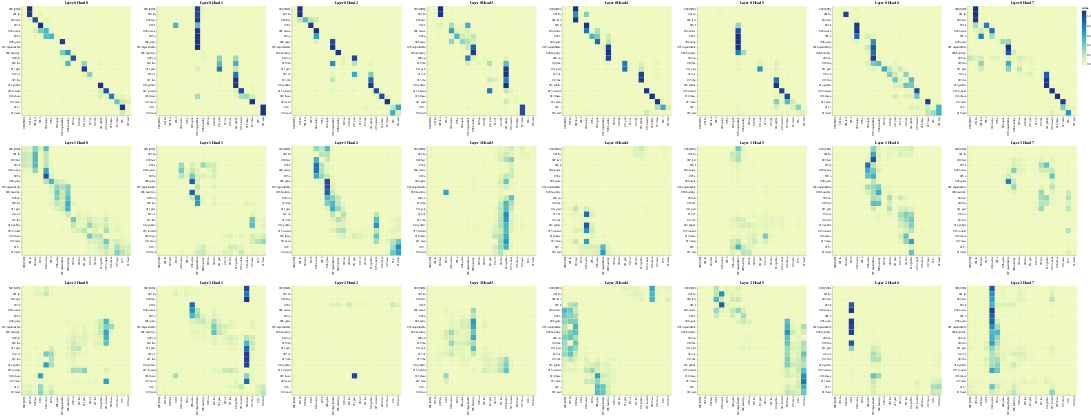

This figure's notebook cell:
### Code cell
layers = [i for i in range(3)]
heads = [i for i in range(8)]

get_all_attention_maps("encoder", layers, heads, encoder_input_tokens, encoder_input_tokens, min(20, sentence_len))

### Figure 1 — Vega-Lite specification as saved in the notebook (floating-point values rounded to 4 significant figures; data arrays with more than 128 entries replaced by an {"elided": "..."} marker saying what was removed)
{"config": {"view": {"continuousWidth": 300, "continuousHeight": 300}}, "vconcat": [{"hconcat": [{"data": {"name": "data-9be5828c3cb4a0646a7dee60ea849984"}, "mark": {"type": "rect"}, "encoding": {"color": {"field": "value", "type": "quantitative"}, "tooltip": [{"field": "row", "type": "quantitative"}, {"field": "column", "type": "quantitative"}, {"field": "value", "type": "quantitative"}, {"field": "row_token", "type": "nominal"}, {"field": "col_token", "type": "nominal"}], "x": {"axis": {"title": ""}, "field": "col_token", "type": "nominal"}, "y": {"axis": {"title": ""}, "field": "row_token", "type": "nominal"}}, "height": 400, "name": "view_1", "title": "Layer 0 Head 0", "width": 400}, {"data": {"name": "data-55c2242b60ca8e63addbcc1e75983efb"}, "mark": {"type": "rect"}, "encoding": {"color": {"field": "value", "type": "quantitative"}, "tooltip": [{"field": "row", "type": "quantitative"}, {"field": "column", "type": "quantitative"}, {"field": "value", "type": "quantitative"}, {"field": "row_token", "type": "nominal"}, {"field": "col_token", "type": "nominal"}], "x": {"axis": {"title": ""}, "field": "col_token", "type": "nominal"}, "y": {"axis": {"title": ""}, "field": "row_token", "type": "nominal"}}, "height": 400, "name": "view_2", "title": "Layer 0 Head 1", "width": 400}, {"data": {"name": "data-18baba676597d5b23a2edcb272659652"}, "mark": {"type": "rect"}, "encoding": {"color": {"field": "value", "type": "quantitative"}, "tooltip": [{"field": "row", "type": "quantitative"}, {"field": "column", "type": "quantitative"}, {"field": "value", "type": "quantitative"}, {"field": "row_token", "type": "nominal"}, {"field": "col_token", "type": "nominal"}], "x": {"axis": {"title": ""}, "field": "col_token", "type": "nominal"}, "y": {"axis": {"title": ""}, "field": "row_token", "type": "nominal"}}, "height": 400, "name": "view_3", "title": "Layer 0 Head 2", "width": 400}, {"data": {"name": "data-9af9c30cd013261227567f88e602797f"}, "mark": {"type": "rect"}, "encoding": {"color": {"field": "value", "type": "quantitative"}, "tooltip": [{"field": "row", "type": "quantitative"}, {"field": "column", "type": "quantitative"}, {"field": "value", "type": "quantitative"}, {"field": "row_token", "type": "nominal"}, {"field": "col_token", "type": "nominal"}], "x": {"axis": {"title": ""}, "field": "col_token", "type": "nominal"}, "y": {"axis": {"title": ""}, "field": "row_token", "type": "nominal"}}, "height": 400, "name": "view_4", "title": "Layer 0 Head 3", "width": 400}, {"data": {"name": "data-074b59f8fa7f8d1eec39fd2614c0d445"}, "mark": {"type": "rect"}, "encoding": {"color": {"field": "value", "type": "quantitative"}, "tooltip": [{"field": "row", "type": "quantitative"}, {"field": "column", "type": "quantitative"}, {"field": "value", "type": "quantitative"}, {"field": "row_token", "type": "nominal"}, {"field": "col_token", "type": "nominal"}], "x": {"axis": {"title": ""}, "field": "col_token", "type": "nominal"}, "y": {"axis": {"title": ""}, "field": "row_token", "type": "nominal"}}, "height": 400, "name": "view_5", "title": "Layer 0 Head 4", "width": 400}, {"data": {"name": "data-875934ef761b5bc328f1c326248c9fea"}, "mark": {"type": "rect"}, "encoding": {"color": {"field": "value", "type": "quantitative"}, "tooltip": [{"field": "row", "type": "quantitative"}, {"field": "column", "type": "quantitative"}, {"field": "value", "type": "quantitative"}, {"field": "row_token", "type": "nominal"}, {"field": "col_token", "type": "nominal"}], "x": {"axis": {"title": ""}, "field": "col_token", "type": "nominal"}, "y": {"axis": {"title": ""}, "field": "row_token", "type": "nominal"}}, "height": 400, "name": "view_6", "title": "Layer 0 Head 5", "width": 400}, {"data": {"name": "data-ad782549f395bd07fea73397d3bbdaad"}, "mark": {"type": "rect"}, "encoding": {"color": {"field": "value", "type": "quantitative"}, "tooltip": [{"field": "row", "type": "quantitative"}, {"field": "column", "type": "quantitative"}, {"field": "value", "type": "quantitative"}, {"field": "row_token", "type": "nominal"}, {"field": "col_token", "type": "nominal"}], "x": {"axis": {"title": ""}, "field": "col_token", "type": "nominal"}, "y": {"axis": {"title": ""}, "field": "row_token", "type": "nominal"}}, "height": 400, "name": "view_7", "title": "Layer 0 Head 6", "width": 400}, {"data": {"name": "data-87d443ad5b9d3cd3acf65b5f5d14e964"}, "mark": {"type": "rect"}, "encoding": {"color": {"field": "value", "type": "quantitative"}, "tooltip": [{"field": "row", "type": "quantitative"}, {"field": "column", "type": "quantitative"}, {"field": "value", "type": "quantitative"}, {"field": "row_token", "type": "nominal"}, {"field": "col_token", "type": "nominal"}], "x": {"axis": {"title": ""}, "field": "col_token", "type": "nominal"}, "y": {"axis": {"title": ""}, "field": "row_token", "type": "nominal"}}, "height": 400, "name": "view_8", "title": "Layer 0 Head 7", "width": 400}]}, {"hconcat": [{"data": {"name": "data-de6d5ab575a30a314c820a416b03c526"}, "mark": {"type": "rect"}, "encoding": {"color": {"field": "value", "type": "quantitative"}, "tooltip": [{"field": "row", "type": "quantitative"}, {"field": "column", "type": "quantitative"}, {"field": "value", "type": "quantitative"}, {"field": "row_token", "type": "nominal"}, {"field": "col_token", "type": "nominal"}], "x": {"axis": {"title": ""}, "field": "col_token", "type": "nominal"}, "y": {"axis": {"title": ""}, "field": "row_token", "type": "nominal"}}, "height": 400, "name": "view_9", "title": "Layer 1 Head 0", "width": 400}, {"data": {"name": "data-3d10852e8cccc5f06b0f87c6329ff1a1"}, "mark": {"type": "rect"}, "encoding": {"color": {"field": "value", "type": "quantitative"}, "tooltip": [{"field": "row", "type": "quantitative"}, {"field": "column", "type": "quantitative"}, {"field": "value", "type": "quantitative"}, {"field": "row_token", "type": "nominal"}, {"field": "col_token", "type": "nominal"}], "x": {"axis": {"title": ""}, "field": "col_token", "type": "nominal"}, "y": {"axis": {"title": ""}, "field": "row_token", "type": "nominal"}}, "height": 400, "name": "view_10", "title": "Layer 1 Head 1", "width": 400}, {"data": {"name": "data-45c38190d9d6de77963f93fbc9cd1b52"}, "mark": {"type": "rect"}, "encoding": {"color": {"field": "value", "type": "quantitative"}, "tooltip": [{"field": "row", "type": "quantitative"}, {"field": "column", "type": "quantitative"}, {"field": "value", "type": "quantitative"}, {"field": "row_token", "type": "nominal"}, {"field": "col_token", "type": "nominal"}], "x": {"axis": {"title": ""}, "field": "col_token", "type": "nominal"}, "y": {"axis": {"title": ""}, "field": "row_token", "type": "nominal"}}, "height": 400, "name": "view_11", "title": "Layer 1 Head 2", "width": 400}, {"data": {"name": "data-d7c3fb20ee3d90380d18155ec3aeeef4"}, "mark": {"type": "rect"}, "encoding": {"color": {"field": "value", "type": "quantitative"}, "tooltip": [{"field": "row", "type": "quantitative"}, {"field": "column", "type": "quantitative"}, {"field": "value", "type": "quantitative"}, {"field": "row_token", "type": "nominal"}, {"field": "col_token", "type": "nominal"}], "x": {"axis": {"title": ""}, "field": "col_token", "type": "nominal"}, "y": {"axis": {"title": ""}, "field": "row_token", "type": "nominal"}}, "height": 400, "name": "view_12", "title": "Layer 1 Head 3", "width": 400}, {"data": {"name": "data-6981d249de42d3a3d1fe92a399312923"}, "mark": {"type": "rect"}, "encoding": {"color": {"field": "value", "type": "quantitative"}, "tooltip": [{"field": "row", "type": "quantitative"}, {"field": "column", "type": "quantitative"}, {"field": "value", "type": "quantitative"}, {"field": "row_token", "type": "nominal"}, {"field": "col_token", "type": "nominal"}], "x": {"axis": {"title": ""}, "field": "col_token", "type": "nominal"}, "y": {"axis": {"title": ""}, "field": "row_token", "type": "nominal"}}, "height": 400, "name": "view_13", "title": "Layer 1 Head 4", "width": 400}, {"data": {"name": "data-38b8c4fbdac45f3a26934206cd9200cd"}, "mark": {"type": "rect"}, "encoding": {"color": {"field": "value", "type": "quantitative"}, "tooltip": [{"field": "row", "type": "quantitative"}, {"field": "column", "type": "quantitative"}, {"field": "value", "type": "quantitative"}, {"field": "row_token", "type": "nominal"}, {"field": "col_token", "type": "nominal"}], "x": {"axis": {"title": ""}, "field": "col_token", "type": "nominal"}, "y": {"axis": {"title": ""}, "field": "row_token", "type": "nominal"}}, "height": 400, "name": "view_14", "title": "Layer 1 Head 5", "width": 400}, {"data": {"name": "data-0e43cf68d2fb444eb5e4cf7c333ef8bb"}, "mark": {"type": "rect"}, "encoding": {"color": {"field": "value", "type": "quantitative"}, "tooltip": [{"field": "row", "type": "quantitative"}, {"field": "column", "type": "quantitative"}, {"field": "value", "type": "quantitative"}, {"field": "row_token", "type": "nominal"}, {"field": "col_token", "type": "nominal"}], "x": {"axis": {"title": ""}, "field": "col_token", "type": "nominal"}, "y": {"axis": {"title": ""}, "field": "row_token", "type": "nominal"}}, "height": 400, "name": "view_15", "title": "Layer 1 Head 6", "width": 400}, {"data": {"name": "data-41e1339128c756888fdedd57aac6ba0a"}, "mark": {"type": "rect"}, "encoding": {"color": {"field": "value", "type": "quantitative"}, "tooltip": [{"field": "row", "type": "quantitative"}, {"field": "column", "type": "quantitative"}, {"field": "value", "type": "quantitative"}, {"field": "row_token", "type": "nominal"}, {"field": "col_token", "type": "nominal"}], "x": {"axis": {"title": ""}, "field": "col_token", "type": "nominal"}, "y": {"axis": {"title": ""}, "field": "row_token", "type": "nominal"}}, "height": 400, "name": "view_16", "title": "Layer 1 Head 7", "width": 400}]}, {"hconcat": [{"data": {"name": "data-94a8c3117006102dec268b3ecfee9946"}, "mark": {"type": "rect"}, "encoding": {"color": {"field": "value", "type": "quantitative"}, "tooltip": [{"field": "row", "type": "quantitative"}, {"field": "column", "type": "quantitative"}, {"field": "value", "type": "quantitative"}, {"field": "row_token", "type": "nominal"}, {"field": "col_token", "type": "nominal"}], "x": {"axis": {"title": ""}, "field": "col_token", "type": "nominal"}, "y": {"axis": {"title": ""}, "field": "row_token", "type": "nominal"}}, "height": 400, "name": "view_17", "title": "Layer 2 Head 0", "width": 400}, {"data": {"name": "data-a705444216dd768d407d94ea9077b37d"}, "mark": {"type": "rect"}, "encoding": {"color": {"field": "value", "type": "quantitative"}, "tooltip": [{"field": "row", "type": "quantitative"}, {"field": "column", "type": "quantitative"}, {"field": "value", "type": "quantitative"}, {"field": "row_token", "type": "nominal"}, {"field": "col_token", "type": "nominal"}], "x": {"axis": {"title": ""}, "field": "col_token", "type": "nominal"}, "y": {"axis": {"title": ""}, "field": "row_token", "type": "nominal"}}, "height": 400, "name": "view_18", "title": "Layer 2 Head 1", "width": 400}, {"data": {"name": "data-742032e833a2b65e3787e891843f1121"}, "mark": {"type": "rect"}, "encoding": {"color": {"field": "value", "type": "quantitative"}, "tooltip": [{"field": "row", "type": "quantitative"}, {"field": "column", "type": "quantitative"}, {"field": "value", "type": "quantitative"}, {"field": "row_token", "type": "nominal"}, {"field": "col_token", "type": "nominal"}], "x": {"axis": {"title": ""}, "field": "col_token", "type": "nominal"}, "y": {"axis": {"title": ""}, "field": "row_token", "type": "nominal"}}, "height": 400, "name": "view_19", "title": "Layer 2 Head 2", "width": 400}, {"data": {"name": "data-4ad6052a0c085ba13b9921e4d807b247"}, "mark": {"type": "rect"}, "encoding": {"color": {"field": "value", "type": "quantitative"}, "tooltip": [{"field": "row", "type": "quantitative"}, {"field": "column", "type": "quantitative"}, {"field": "value", "type": "quantitative"}, {"field": "row_token", "type": "nominal"}, {"field": "col_token", "type": "nominal"}], "x": {"axis": {"title": ""}, "field": "col_token", "type": "nominal"}, "y": {"axis": {"title": ""}, "field": "row_token", "type": "nominal"}}, "height": 400, "name": "view_20", "title": "Layer 2 Head 3", "width": 400}, {"data": {"name": "data-7a15f32d743911632ff3581ce5f22293"}, "mark": {"type": "rect"}, "encoding": {"color": {"field": "value", "type": "quantitative"}, "tooltip": [{"field": "row", "type": "quantitative"}, {"field": "column", "type": "quantitative"}, {"field": "value", "type": "quantitative"}, {"field": "row_token", "type": "nominal"}, {"field": "col_token", "type": "nominal"}], "x": {"axis": {"title": ""}, "field": "col_token", "type": "nominal"}, "y": {"axis": {"title": ""}, "field": "row_token", "type": "nominal"}}, "height": 400, "name": "view_21", "title": "Layer 2 Head 4", "width": 400}, {"data": {"name": "data-c8f023b2ad25ec0e9013ae0ac688ea29"}, "mark": {"type": "rect"}, "encoding": {"color": {"field": "value", "type": "quantitative"}, "tooltip": [{"field": "row", "type": "quantitative"}, {"field": "column", "type": "quantitative"}, {"field": "value", "type": "quantitative"}, {"field": "row_token", "type": "nominal"}, {"field": "col_token", "type": "nominal"}], "x": {"axis": {"title": ""}, "field": "col_token", "type": "nominal"}, "y": {"axis": {"title": ""}, "field": "row_token", "type": "nominal"}}, "height": 400, "name": "view_22", "title": "Layer 2 Head 5", "width": 400}, {"data": {"name": "data-4c2343471104cfcba52ee80b60c0ca7b"}, "mark": {"type": "rect"}, "encoding": {"color": {"field": "value", "type": "quantitative"}, "tooltip": [{"field": "row", "type": "quantitative"}, {"field": "column", "type": "quantitative"}, {"field": "value", "type": "quantitative"}, {"field": "row_token", "type": "nominal"}, {"field": "col_token", "type": "nominal"}], "x": {"axis": {"title": ""}, "field": "col_token", "type": "nominal"}, "y": {"axis": {"title": ""}, "field": "row_token", "type": "nominal"}}, "height": 400, "name": "view_23", "title": "Layer 2 Head 6", "width": 400}, {"data": {"name": "data-697012c333d00a9e15ab2dd808c8bc84"}, "mark": {"type": "rect"}, "encoding": {"color": {"field": "value", "type": "quantitative"}, "tooltip": [{"field": "row", "type": "quantitative"}, {"field": "column", "type": "quantitative"}, {"field": "value", "type": "quantitative"}, {"field": "row_token", "type": "nominal"}, {"field": "col_token", "type": "nominal"}], "x": {"axis": {"title": ""}, "field": "col_token", "type": "nominal"}, "y": {"axis": {"title": ""}, "field": "row_token", "type": "nominal"}}, "height": 400, "name": "view_24", "title": "Layer 2 Head 7", "width": 400}]}], "params": [{"name": "param_1", "select": {"type": "interval", "encodings": ["x", "y"]}, "bind": "scales", "views": ["view_1"]}, {"name": "param_2", "select": {"type": "interval", "encodings": ["x", "y"]}, "bind": "scales", "views": ["view_2"]}, {"name": "param_3", "select": {"type": "interval", "encodings": ["x", "y"]}, "bind": "scales", "views": ["view_3"]}, {"name": "param_4", "select": {"type": "interval", "encodings": ["x", "y"]}, "bind": "scales", "views": ["view_4"]}, {"name": "param_5", "select": {"type": "interval", "encodings": ["x", "y"]}, "bind": "scales", "views": ["view_5"]}, {"name": "param_6", "select": {"type": "interval", "encodings": ["x", "y"]}, "bind": "scales", "views": ["view_6"]}, {"name": "param_7", "select": {"type": "interval", "encodings": ["x", "y"]}, "bind": "scales", "views": ["view_7"]}, {"name": "param_8", "select": {"type": "interval", "encodings": ["x", "y"]}, "bind": "scales", "views": ["view_8"]}, {"name": "param_9", "select": {"type": "interval", "encodings": ["x", "y"]}, "bind": "scales", "views": ["view_9"]}, {"name": "param_10", "select": {"type": "interval", "encodings": ["x", "y"]}, "bind": "scales", "views": ["view_10"]}, {"name": "param_11", "select": {"type": "interval", "encodings": ["x", "y"]}, "bind": "scales", "views": ["view_11"]}, {"name": "param_12", "select": {"type": "interval", "encodings": ["x", "y"]}, "bind": "scales", "views": ["view_12"]}, {"name": "param_13", "select": {"type": "interval", "encodings": ["x", "y"]}, "bind": "scales", "views": ["view_13"]}, {"name": "param_14", "select": {"type": "interval", "encodings": ["x", "y"]}, "bind": "scales", "views": ["view_14"]}, {"name": "param_15", "select": {"type": "interval", "encodings": ["x", "y"]}, "bind": "scales", "views": ["view_15"]}, {"name": "param_16", "select": {"type": "interval", "encodings": ["x", "y"]}, "bind": "scales", "views": ["view_16"]}, {"name": "param_17", "select": {"type": "interval", "encodings": ["x", "y"]}, "bind": "scales", "views": ["view_17"]}, {"name": "param_18", "select": {"type": "interval", "encodings": ["x", "y"]}, "bind": "scales", "views": ["view_18"]}, {"name": "param_19", "select": {"type": "interval", "encodings": ["x", "y"]}, "bind": "scales", "views": ["view_19"]}, {"name": "param_20", "select": {"type": "interval", "encodings": ["x", "y"]}, "bind": "scales", "views": ["view_20"]}, {"name": "param_21", "select": {"type": "interval", "encodings": ["x", "y"]}, "bind": "scales", "views": ["view_21"]}, {"name": "param_22", "select": {"type": "interval", "encodings": ["x", "y"]}, "bind": "scales", "views": ["view_22"]}, {"name": "param_23", "select": {"type": "interval", "encodings": ["x", "y"]}, "bind": "scales", "views": ["view_23"]}, {"name": "param_24", "select": {"type": "interval", "encodings": ["x", "y"]}, "bind": "scales", "views": ["view_24"]}], "$schema": "https://vega.github.io/schema/vega-lite/v5.15.1.json", "datasets": {"data-9be5828c3cb4a0646a7dee60ea849984": {"elided": "400 records"}, "data-55c2242b60ca8e63addbcc1e75983efb": {"elided": "400 records"}, "data-18baba676597d5b23a2edcb272659652": {"elided": "400 records"}, "data-9af9c30cd013261227567f88e602797f": {"elided": "400 records"}, "data-074b59f8fa7f8d1eec39fd2614c0d445": {"elided": "400 records"}, "data-875934ef761b5bc328f1c326248c9fea": {"elided": "400 records"}, "data-ad782549f395bd07fea73397d3bbdaad": {"elided": "400 records"}, "data-87d443ad5b9d3cd3acf65b5f5d14e964": {"elided": "400 records"}, "data-de6d5ab575a30a314c820a416b03c526": {"elided": "400 records"}, "data-3d10852e8cccc5f06b0f87c6329ff1a1": {"elided": "400 records"}, "data-45c38190d9d6de77963f93fbc9cd1b52": {"elided": "400 records"}, "data-d7c3fb20ee3d90380d18155ec3aeeef4": {"elided": "400 records"}, "data-6981d249de42d3a3d1fe92a399312923": {"elided": "400 records"}, "data-38b8c4fbdac45f3a26934206cd9200cd": {"elided": "400 records"}, "data-0e43cf68d2fb444eb5e4cf7c333ef8bb": {"elided": "400 records"}, "data-41e1339128c756888fdedd57aac6ba0a": {"elided": "400 records"}, "data-94a8c3117006102dec268b3ecfee9946": {"elided": "400 records"}, "data-a705444216dd768d407d94ea9077b37d": {"elided": "400 records"}, "data-742032e833a2b65e3787e891843f1121": {"elided": "400 records"}, "data-4ad6052a0c085ba13b9921e4d807b247": {"elided": "400 records"}, "data-7a15f32d743911632ff3581ce5f22293": {"elided": "400 records"}, "data-c8f023b2ad25ec0e9013ae0ac688ea29": {"elided": "400 records"}, "data-4c2343471104cfcba52ee80b60c0ca7b": {"elided": "400 records"}, "data-697012c333d00a9e15ab2dd808c8bc84": {"elided": "400 records"}}}
